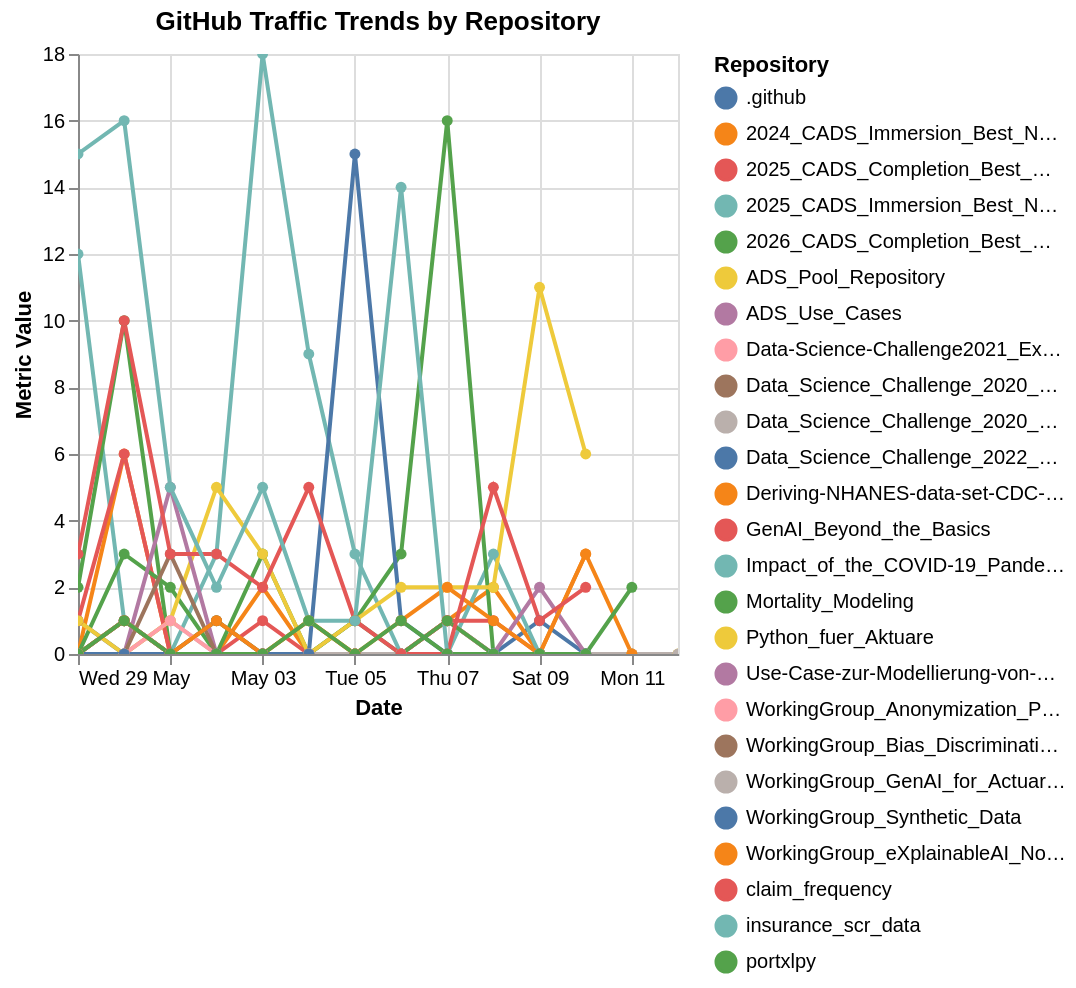

The cell this chart's notebook holds for it:
### Code cell
if environment == 'colab':

  import altair as alt

  # Create a selection for the metric dropdown
  metric_selection = alt.selection_point(
      fields=['Metric'],
      bind=alt.binding_select(options=metrics, name='Select Metric '),
      value=metrics[0],
      name='metric_param'
  )

  # Create a multi-selection for repositories
  repository_selection = alt.selection_point(
      fields=['Repository'],
      bind=alt.binding_select(options=df_clean_from_csv['Repository'].unique().tolist(), name='Select Repository '),
      name='repo_select'
  )

  # Create the base chart
  base = alt.Chart(df_clean_from_csv).properties(
      title='GitHub Traffic Trends by Repository'
  ).add_params(
      metric_selection,
      repository_selection
  ).transform_fold(
      metrics,
      as_=['Metric', 'Value']
  ).transform_filter(
      metric_selection
  ).transform_filter(
      repository_selection
  )

  # Create the line chart
  chart = base.mark_line(point=True).encode(
      x=alt.X('Datum:T', title='Date'),
      y=alt.Y('Value:Q', title='Metric Value', stack=None),
      color=alt.Color('Repository:N', title='Repository'),
      tooltip=[
          alt.Tooltip('Repository:N'),
          alt.Tooltip('Datum:T', title='Date'),
          alt.Tooltip('Value:Q', title='Metric Count', format='.0f')
      ]
  ).interactive()

  chart

### Figure 1 — Vega-Lite specification as saved in the notebook (floating-point values rounded to 4 significant figures; data arrays with more than 128 entries replaced by an {"elided": "..."} marker saying what was removed)
{"config": {"view": {"continuousWidth": 300, "continuousHeight": 300}}, "data": {"name": "data-f8f09ecce700b528845c071af16ef9e9"}, "mark": {"type": "line", "point": true}, "encoding": {"color": {"field": "Repository", "title": "Repository", "type": "nominal"}, "tooltip": [{"field": "Repository", "type": "nominal"}, {"field": "Datum", "title": "Date", "type": "temporal"}, {"field": "Value", "format": ".0f", "title": "Metric Count", "type": "quantitative"}], "x": {"field": "Datum", "title": "Date", "type": "temporal"}, "y": {"field": "Value", "stack": null, "title": "Metric Value", "type": "quantitative"}}, "params": [{"name": "metric_param", "select": {"type": "point", "fields": ["Metric"]}, "bind": {"input": "select", "options": ["Views", "Clones", "Unique Views", "Unique Clones"], "name": "Select Metric "}, "value": "Views"}, {"name": "repo_select", "select": {"type": "point", "fields": ["Repository"]}, "bind": {"input": "select", "options": [".github", "2024_CADS_Immersion_Best_Notebooks", "2025_CADS_Completion_Best_Notebooks", "2025_CADS_Immersion_Best_Notebooks", "2026_CADS_Completion_Best_Notebooks", "ADS_Pool_Repository", "ADS_Use_Cases", "Data-Science-Challenge2021_Explainable-Machine-Learning", "Data_Science_Challenge_2020_Berufsunfaehigkeit", "Data_Science_Challenge_2020_Betrugserkennung", "Data_Science_Challenge_2022_Python-Notebook_zur_Erstellung_von_Schadenhaeufigkeitsmodellen", "Deriving-NHANES-data-set-CDC-for-mortality-analysis", "GenAI_Beyond_the_Basics", "Impact_of_the_COVID-19_Pandemic", "Mortality_Modeling", "Python_fuer_Aktuare", "Use-Case-zur-Modellierung-von-Cyberrisiken", "WorkingGroup_Anonymization_Pseudonymization", "WorkingGroup_Bias_Discrimination_Notebooks", "WorkingGroup_GenAI_for_Actuaries", "WorkingGroup_Synthetic_Data", "WorkingGroup_eXplainableAI_Notebooks", "claim_frequency", "insurance_scr_data", "portxlpy"], "name": "Select Repository "}}, {"name": "param_1", "select": {"type": "interval", "encodings": ["x", "y"]}, "bind": "scales"}], "title": "GitHub Traffic Trends by Repository", "transform": [{"fold": ["Views", "Clones", "Unique Views", "Unique Clones"], "as": ["Metric", "Value"]}, {"filter": {"param": "metric_param"}}, {"filter": {"param": "repo_select"}}], "$schema": "https://vega.github.io/schema/vega-lite/v5.20.1.json", "datasets": {"data-f8f09ecce700b528845c071af16ef9e9": {"elided": "308 records"}}}
